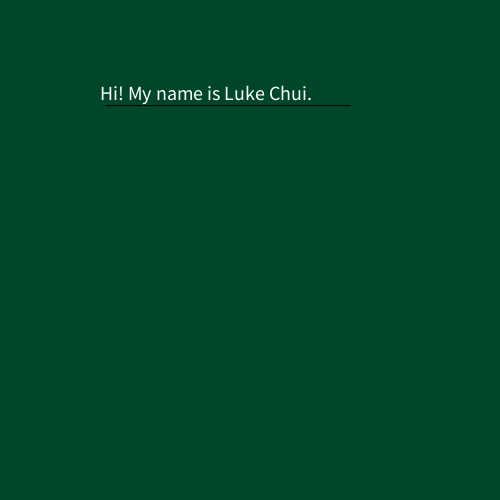
Frame 1 (no input)
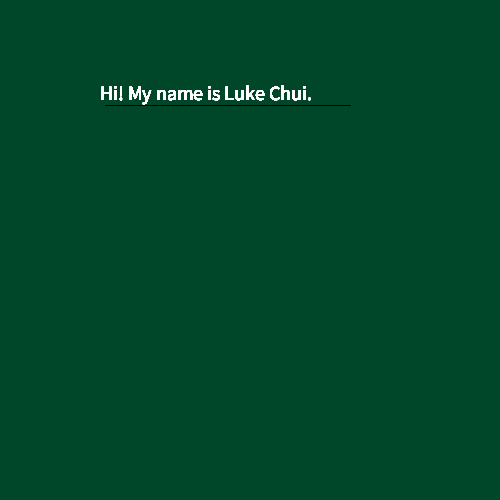
Frame 60 (the mouse pressed at the canvas centre just before this capture)
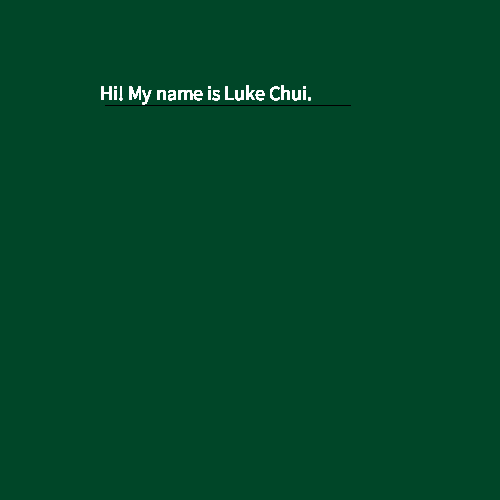
Frame 120 (the mouse held since frame 60 and released just before this capture)

The Processing sketch that drew these frames (run headless with seeded random() and noise(); from frame 60 on, the mouse is pressed at the canvas centre):

// Processing sketch: processing_30954
// ── processing_30954.pde

void setup() { 
size(500,500);
background(color(0, 70, 40));  
}
 
void draw() { 
textSize(20);
text("Hi! My name is Luke Chui.", 100, 100);
line(105, 105, 350, 105);
}
   
 void mousePressed(){
 
 background(color(random(255), random(255), random(255)));  
 textSize(20);
 text("This program is very interesting.", 100, 200);
 line(105, 205, 400, 205);
  }
  

     
  
                
                
